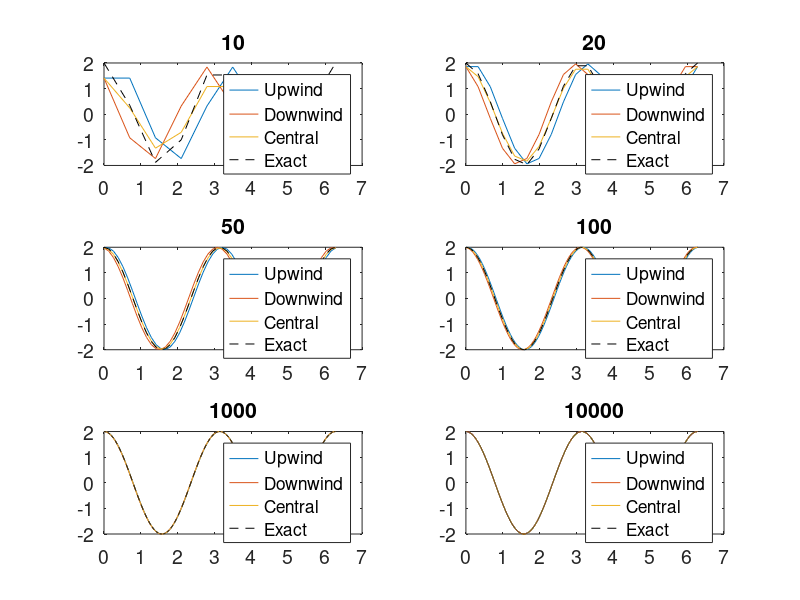
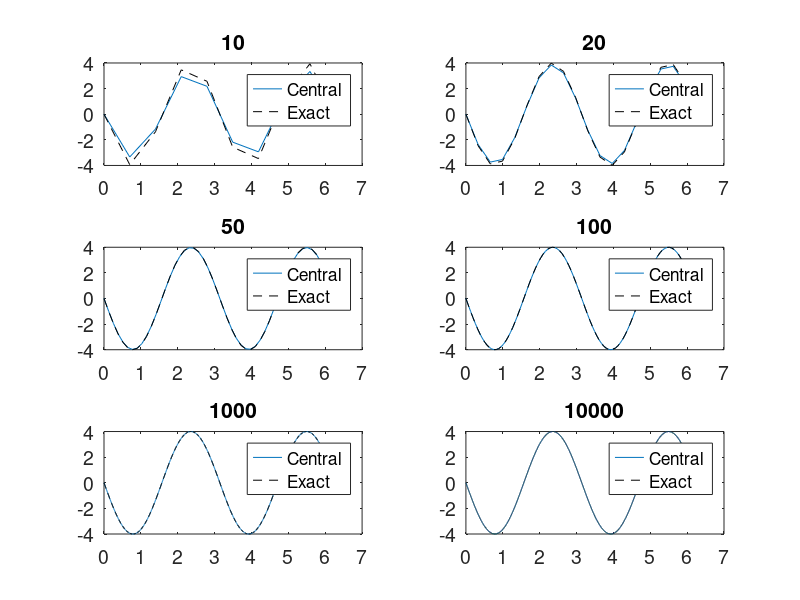
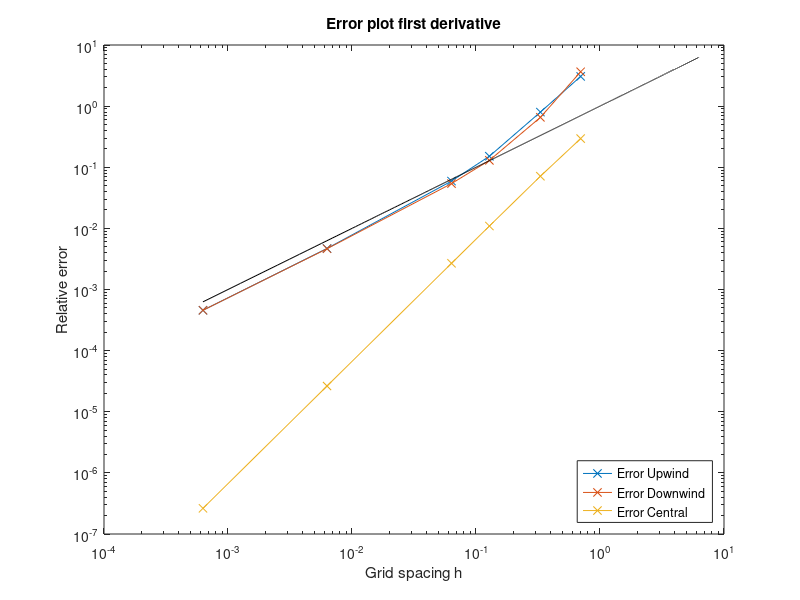
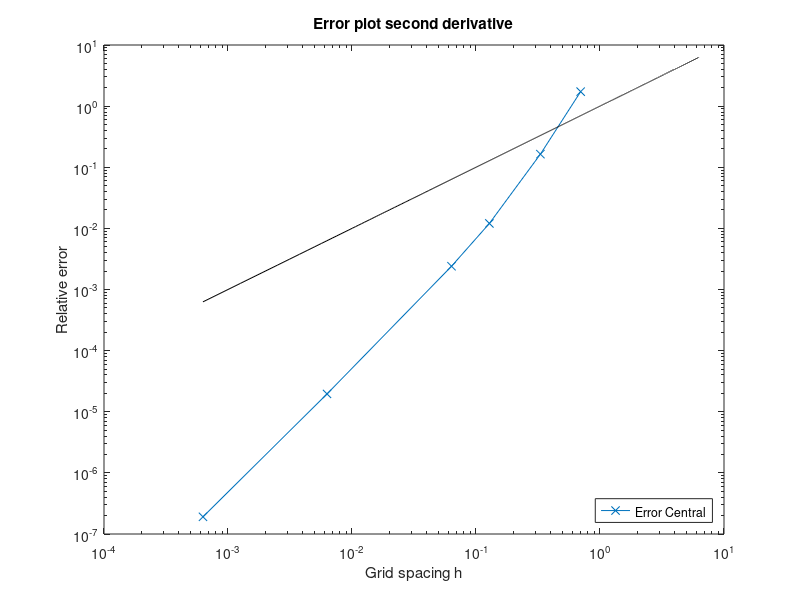

The MATLAB script that drew these images, in order:
%% Header

%%% Numerische Methoden der Hydromechanik
%%% Assignment: 1
%%% Group: 2
%%% Members: Nick Pfeiffer, Andreas Mirlach, Julian Lenz, Faro Schäfer

clear all
close all

%% grid and analytical solution 

grid = [10,20,50,100,1000,10000];
for j = 1:length(grid)

    % Number of grid points
    n = grid(j);

    % Grid spacing
    h = 2.0*pi / (n-1);

    % Calculation of... 
    for i = 1 : n

      % ...coordinates
      x(i) = 0.0 + (i-1) * h;

      % ...analytical values of function and derivative
      f(i) = sin(2*x(i)); % analytical
      dfe(i) = cos( 2*x(i) ) * 2; % analytical first derivative
      dfe2(i) = -sin( 2*x(i) ) * 4; % analytical second derivative
    end
    
%% Discretization for numerical solution

    for i = 1 : n

      % Periodic boundary conditions... 

      % ...for the first point
      if ( i == 1 )

        fp = f(i+1);
        fm = f(n-1);

      end

      % ...for the last point
      if ( i == n )

        fp = f(2);
        fm = f(n-1);

      end

      % If point is not at the boundaries 
      if ( ( i ~= 1 ) && ( i ~= n ) )
        fp = f(i+1);
        fm = f(i-1);
      end

      fi = f(i);

%% function values 

    % First derivative: Upwind
        dfn_U(i) = ( fi - fm ) / ( 1.0*h );
      
    % First derivative: Downwind
        dfn_D(i) = ( fp - fi ) / ( 1.0*h );
        
    % First derivative: Central
        dfn_C(i) = ( fp - fm ) / ( 2.0*h );
        
    % Second Derivative: Central 
        dfn_C2(i) = ( fp - 2*fi + fm ) / (h^2);

    % Error: Upwind
        er_U(i) = abs( ( dfe(i) - dfn_U(i) ) / dfe(i) );
    
    % Error: Downwind
        er_D(i) = abs( ( dfe(i) - dfn_D(i) ) / dfe(i) );
      
    % Error: Central first derivative
        er_C(i) = abs( ( dfe(i) - dfn_C(i) ) / dfe(i) );
        
    % Error: Central second derivative
        er_C2(i) = abs ( ( dfe2(i) - dfn_C2(i) ) / dfe(i) );
        
    end  

    % Plotting of analytical solution and numerical approximation of first
    % derivatives
    if j == 1 
        fig_first = figure;
        fig_second = figure;
    end
    
    set(0,'CurrentFigure',fig_first)
    subplot(3,2,j)
    plot(x, dfn_U, x, dfn_D, x, dfn_C, x, dfe, '--k')
    legend('Upwind','Downwind','Central', 'Exact')
    set(gca,'FontSize',14); 
    title(n);

    set(0,'CurrentFigure',fig_second)
    subplot(3,2,j)
    plot(x, dfn_C2, x, dfe2, '--k')
    legend('Central', 'Exact')
    set(gca,'FontSize',14); 
    title(n);
    
    % Storing grid spacing and error in matrix 'error'
    error(j,1) = h;
    error(j,2) = er_U(n/5);
    error(j,3) = er_D(n/5);
    error(j,4) = er_C(n/5);
    error(j,5) = er_C2(n/5);
    
end

figure
% Plotting of error over grid spacing in normal scale
loglog(error(:,1),error(:,2),'-x',error(:,1),error(:,3),'-x',error(:,1),error(:,4),'-x', x, x,'-k');
title('Error plot first derivative');
xlabel('Grid spacing h');
ylabel('Relative error');
legend('Error Upwind','Error Downwind','Error Central','Location','SouthEast')

figure
% Plotting of error over grid spacing in normal scale
loglog(error(:,1),error(:,5),'-x', x, x,'-k');
title('Error plot second derivative');
xlabel('Grid spacing h');
ylabel('Relative error');
legend('Error Central','Location','SouthEast')
